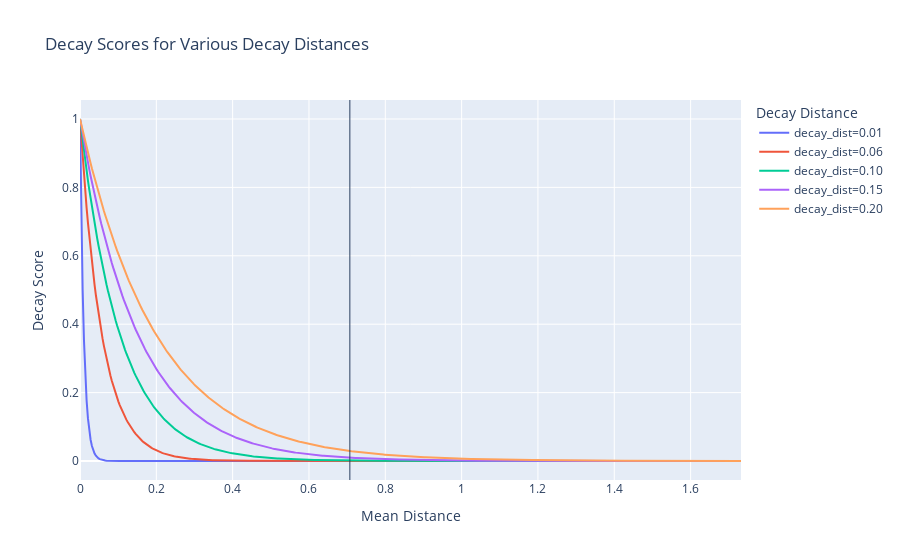

Source (notebook cell):
### Markdown cell above
### Focus on decay effect

### Code cell
# Generate mean distance values from 0 to max_dist
max_dist = np.sqrt(n_features)  # Hypercube diagonal
random_mean_dist = np.sqrt(n_features/6)
mean_dist = np.linspace(0, max_dist, 500)

# Define decay distances
decay_dist_values = np.linspace(0.01, 0.2, 5)  # 5 values from 0.01 to 0.2

# Create a plot using Plotly
fig = go.Figure()

# Compute and plot decay scores for each decay_dist
for decay_dist in decay_dist_values:
    decay_scores = np.exp(-mean_dist / decay_dist)
    fig.add_trace(go.Scatter(
        x=mean_dist,
        y=decay_scores,
        mode='lines',
        name=f"decay_dist={decay_dist:.2f}"
    ))
fig.add_vline(random_mean_dist, line_width=1)

# Update layout for better visualization
fig.update_layout(
    title='Decay Scores for Various Decay Distances',
    xaxis_title='Mean Distance',
    yaxis_title='Decay Score',
    legend_title='Decay Distance'
)

# Show plot
fig.show()

### Figure 1 — Plotly figure (JSON) as saved in the notebook; plotly's stock layout.template omitted (floating-point values rounded to 4 significant figures; data arrays with more than 128 entries replaced by an {"elided": "..."} marker saying what was removed)
{"data": [{"mode": "lines", "name": "decay_dist=0.01", "type": "scatter", "x": {"elided": "500 float values"}, "y": {"elided": "500 float values"}}, {"mode": "lines", "name": "decay_dist=0.06", "type": "scatter", "x": {"elided": "500 float values"}, "y": {"elided": "500 float values"}}, {"mode": "lines", "name": "decay_dist=0.10", "type": "scatter", "x": {"elided": "500 float values"}, "y": {"elided": "500 float values"}}, {"mode": "lines", "name": "decay_dist=0.15", "type": "scatter", "x": {"elided": "500 float values"}, "y": {"elided": "500 float values"}}, {"mode": "lines", "name": "decay_dist=0.20", "type": "scatter", "x": {"elided": "500 float values"}, "y": {"elided": "500 float values"}}], "layout": {"legend": {"title": {"text": "Decay Distance"}}, "shapes": [{"line": {"width": 1}, "type": "line", "x0": 0.7071, "x1": 0.7071, "xref": "x", "y0": 0, "y1": 1, "yref": "y domain"}], "title": {"text": "Decay Scores for Various Decay Distances"}, "xaxis": {"title": {"text": "Mean Distance"}}, "yaxis": {"title": {"text": "Decay Score"}}}}
